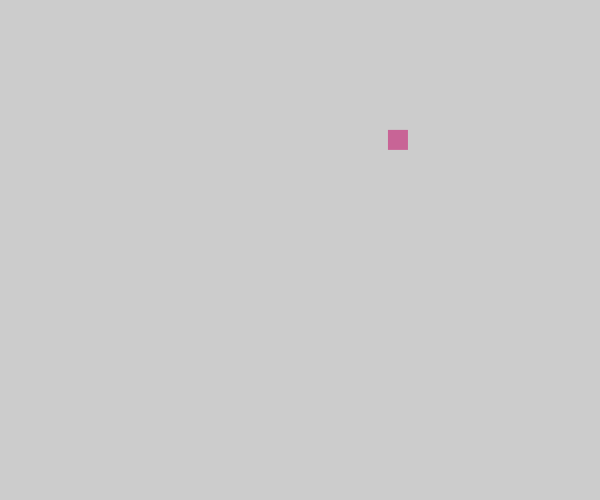
Frame 1 (no input)
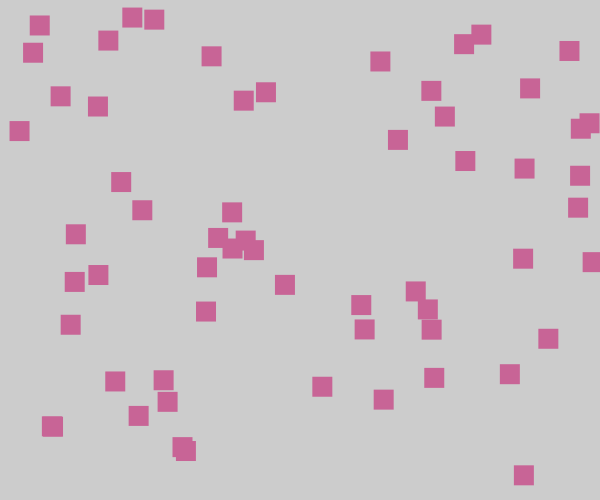
Frame 60 (the mouse pressed at the canvas centre just before this capture)
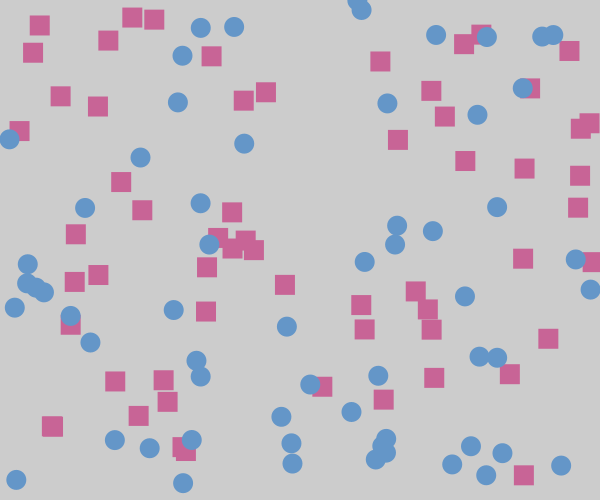
Frame 120 (the mouse held since frame 60 and released just before this capture)

The Processing sketch that drew these frames (run headless with seeded random() and noise(); from frame 60 on, the mouse is pressed at the canvas centre):

// Processing sketch: Boolean_rects_and_ellipses_pde
// ── Boolean_rects_and_ellipses_pde.pde
boolean shape = true;
void setup () {
  size (600,500);
  noStroke ();
}
void draw () {
  if (shape == true) {
        
    fill (200,100,150);
    rect (random (width), random (height), 20,20);
  }
  else {
    fill (100,150,200);
    ellipse (random (width), random (height), 20, 20);
  
  }
}
  void mousePressed () {
    background (200);
    shape = !shape;
  }
